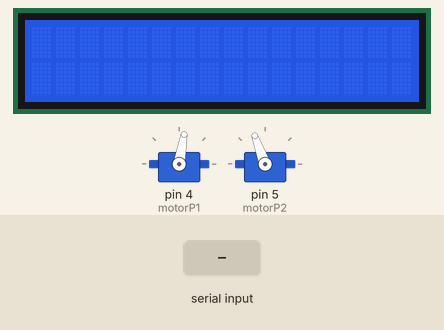
This sketch was run on a simulated Arduino Uno, built with avr-gcc and run on an emulated ATmega328P. Shown: 2 × servo, 16×2 character LCD. The test bench sets the inputs (shaded band).

Above: at 1.2 s.
1.3 s: "e90\n" received over Serial
At 2.3 s:
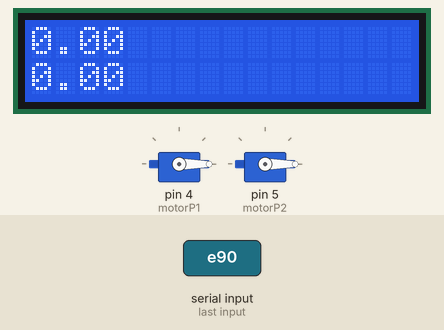
Timing chart, 0 to 4.3 s (numbered marks = the images above; inputs shaded):
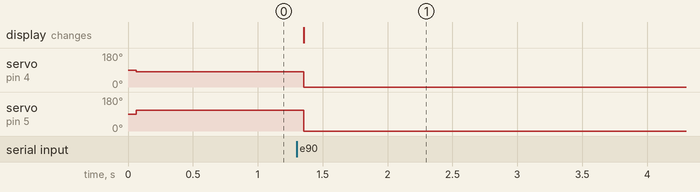

Measured:
- after the input at 1.3 s, servo on pin 4 (motorP1): 80° → 0° after 0.05 s; servo on pin 5 (motorP2): 110° → 0° after 0.05 s; the display: changes after 0.05 s (image 1)

The sketch:

testmotor.ino
```cpp
#include<Servo.h>
#include<PID_v1.h>
#include <Wire.h>
#include <LiquidCrystal_I2C.h>
LiquidCrystal_I2C lcd(0x27, 16, 2);
String content = "110";
String content2 = "80";
byte flag = 0;
byte motorP1 = 4;
byte motorP2 = 5;
Servo m[2];

double angle[2]={80,110},input[2];
PID mPID1(&input[0],&angle[0],0,2,5,1,DIRECT);
PID mPID2(&input[1],&angle[1],0,2,5,1,DIRECT);

void setup() {
  m[0].attach(motorP1);
  m[1].attach(motorP2);
  Serial.begin(115200);
  mPID1.SetMode(AUTOMATIC);
  mPID2.SetMode(AUTOMATIC);
  lcd.init(); //initialize the lcd
  lcd.backlight(); //open the backlight
}

void loop() {
  //  while (Serial.available() > 0) {
  //    byte size = Serial.readBytes(input, 30);
  //    input[size] = 0;
  //    command = strtok(input, " ");
  //  }
  //  int i = 0;
  //  while (command != NULL) {
  //    angle[i] = atoi(command);
  //    Serial.println(angle[i]);
  //    m[i].write(angle[i]);
  //    i++;
  //    command = strtok(NULL, " ");
  //  }
  while (Serial.available()) {
    char ch = Serial.read();
    if (ch == 'i') {
      flag = 1;
      delay(1);
      ch = Serial.read();
    }
    if (ch == 'm') {
      flag = 2;
      delay(1);
      ch = Serial.read();
    }

    if (ch == 'e') flag = 3;
    if (flag == 1) {
      content.concat(ch);
    }
    else if (flag == 2) {
      content2.concat(ch);
    }
    else if (flag == 3) {
      lcd.clear();
      angle[0]=content.toInt();
      //mPID1.Compute();

      lcd.setCursor(0, 0);
      lcd.print(angle[0]);
      content = "";
      angle[1]=content2.toInt();
      //mPID2.Compute();

      lcd.setCursor(0, 1);
      lcd.print(angle[1]);
      content2 = "";
    }
  }
   m[0].write(angle[0]);
   m[1].write(angle[1]);

}
```
